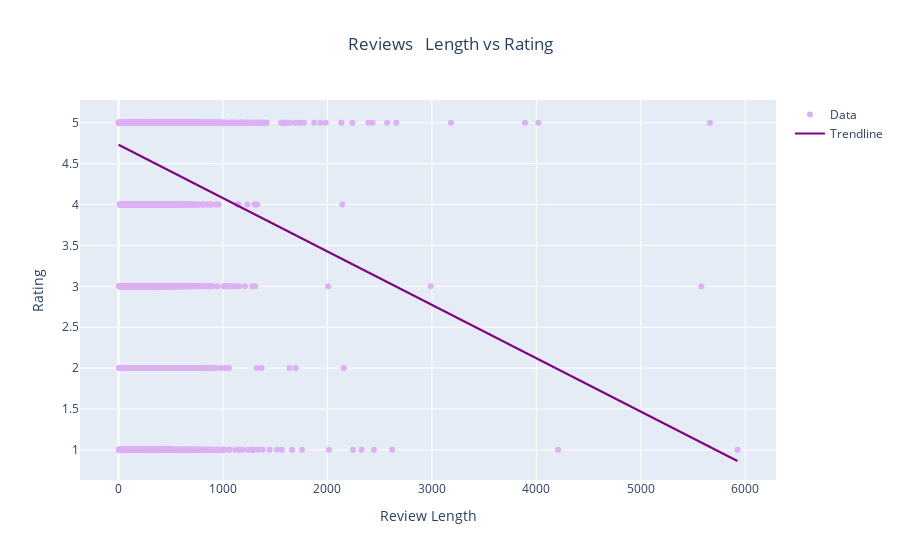

The notebook cell saved with this chart:
### Markdown cell above
Based on the scatter plot, there is **no clear correlation** between the number of reviews and the average rating of a podcast.

So, we are interested in investigating whether there is a correlation between the length of a review and the rating it gives. To answer this question, we can set up the following hypotheses:

a. **Null Hypothesis (H0)**: There is no correlation between the length of a review and the rating it gives.

b. **Alternative Hypothesis (H1)**: There is a correlation between the length of a review and the rating it gives.

We will achieve that, by calculating the Pearson correlation coefficient, which measures the strength and direction of the correlation between the two variables. The value of the correlation coefficient ranges from -1 to 1, with -1 indicating a perfect negative correlation, 1 indicating a perfect positive correlation, and 0 indicating no correlation.

We also calculate the p-value, which tells us the probability of observing our data (or data more extreme) if the null hypothesis is true. If the p-value is less than our chosen significance level (often 0.05), we reject the null hypothesis in favor of the alternative hypothesis. In other words, if the p-value is less than 0.05, we conclude that there is a statistically significant correlation between review length and rating.

### Code cell
sample_df = reviews_cleaned_df.sample(n=sample_size)

lengths = sample_df['content_length']
ratings = sample_df['rating']

create_scatter_plot(sample_df, 'content_length', 'rating', 'Review Length', 'Rating', 'Reviews   Length vs Rating', '#dcb0f2', 'rgb(128, 0, 128)')

correlation, p_value = stats.pearsonr(lengths, ratings)

print(f'Correlation coefficient: {correlation}')
print(f'p-value: {p_value}')

### Figure 1 — Plotly figure (JSON) as saved in the notebook; plotly's stock layout.template omitted (floating-point values rounded to 4 significant figures; data arrays with more than 128 entries replaced by an {"elided": "..."} marker saying what was removed)
{"data": [{"marker": {"color": "#dcb0f2"}, "mode": "markers", "name": "Data", "type": "scatter", "x": {"elided": "50000 int values"}, "y": {"elided": "50000 int values"}}, {"line": {"color": "rgb(128, 0, 128)"}, "mode": "lines", "name": "Trendline", "type": "scatter", "x": [0, 59.85, 119.7, 179.5, 239.4, 299.2, 359.1, 418.9, 478.8, 538.6, 598.5, 658.3, 718.2, 778.0, 837.9, 897.7, 957.6, 1017.0, 1077.0, 1137.0, 1197.0, 1257.0, 1317.0, 1377.0, 1436.0, 1496.0, 1556.0, 1616.0, 1676.0, 1736.0, 1795.0, 1855.0, 1915.0, 1975, 2035.0, 2095.0, 2155.0, 2214.0, 2274.0, 2334.0, 2394.0, 2454.0, 2514.0, 2573.0, 2633.0, 2693.0, 2753.0, 2813.0, 2873.0, 2933.0, 2992.0, 3052.0, 3112.0, 3172.0, 3232.0, 3292.0, 3352.0, 3411.0, 3471.0, 3531.0, 3591.0, 3651.0, 3711.0, 3770.0, 3830.0, 3890.0, 3950, 4010.0, 4070.0, 4130.0, 4189.0, 4249.0, 4309.0, 4369.0, 4429.0, 4489.0, 4548.0, 4608.0, 4668.0, 4728.0, 4788.0, 4848.0, 4908.0, 4967.0, 5027.0, 5087.0, 5147.0, 5207.0, 5267.0, 5327.0, 5386.0, 5446.0, 5506.0, 5566.0, 5626.0, 5686.0, 5745.0, 5805.0, 5865.0, 5925], "y": [4.731, 4.692, 4.653, 4.614, 4.575, 4.536, 4.497, 4.458, 4.419, 4.379, 4.34, 4.301, 4.262, 4.223, 4.184, 4.145, 4.106, 4.067, 4.028, 3.989, 3.95, 3.911, 3.872, 3.833, 3.794, 3.754, 3.715, 3.676, 3.637, 3.598, 3.559, 3.52, 3.481, 3.442, 3.403, 3.364, 3.325, 3.286, 3.247, 3.208, 3.168, 3.129, 3.09, 3.051, 3.012, 2.973, 2.934, 2.895, 2.856, 2.817, 2.778, 2.739, 2.7, 2.661, 2.622, 2.583, 2.543, 2.504, 2.465, 2.426, 2.387, 2.348, 2.309, 2.27, 2.231, 2.192, 2.153, 2.114, 2.075, 2.036, 1.997, 1.957, 1.918, 1.879, 1.84, 1.801, 1.762, 1.723, 1.684, 1.645, 1.606, 1.567, 1.528, 1.489, 1.45, 1.411, 1.371, 1.332, 1.293, 1.254, 1.215, 1.176, 1.137, 1.098, 1.059, 1.02, 0.9808, 0.9418, 0.9027, 0.8636]}], "layout": {"title": {"text": "Reviews   Length vs Rating", "x": 0.5}, "xaxis": {"title": {"text": "Review Length"}}, "yaxis": {"title": {"text": "Rating"}}}}
